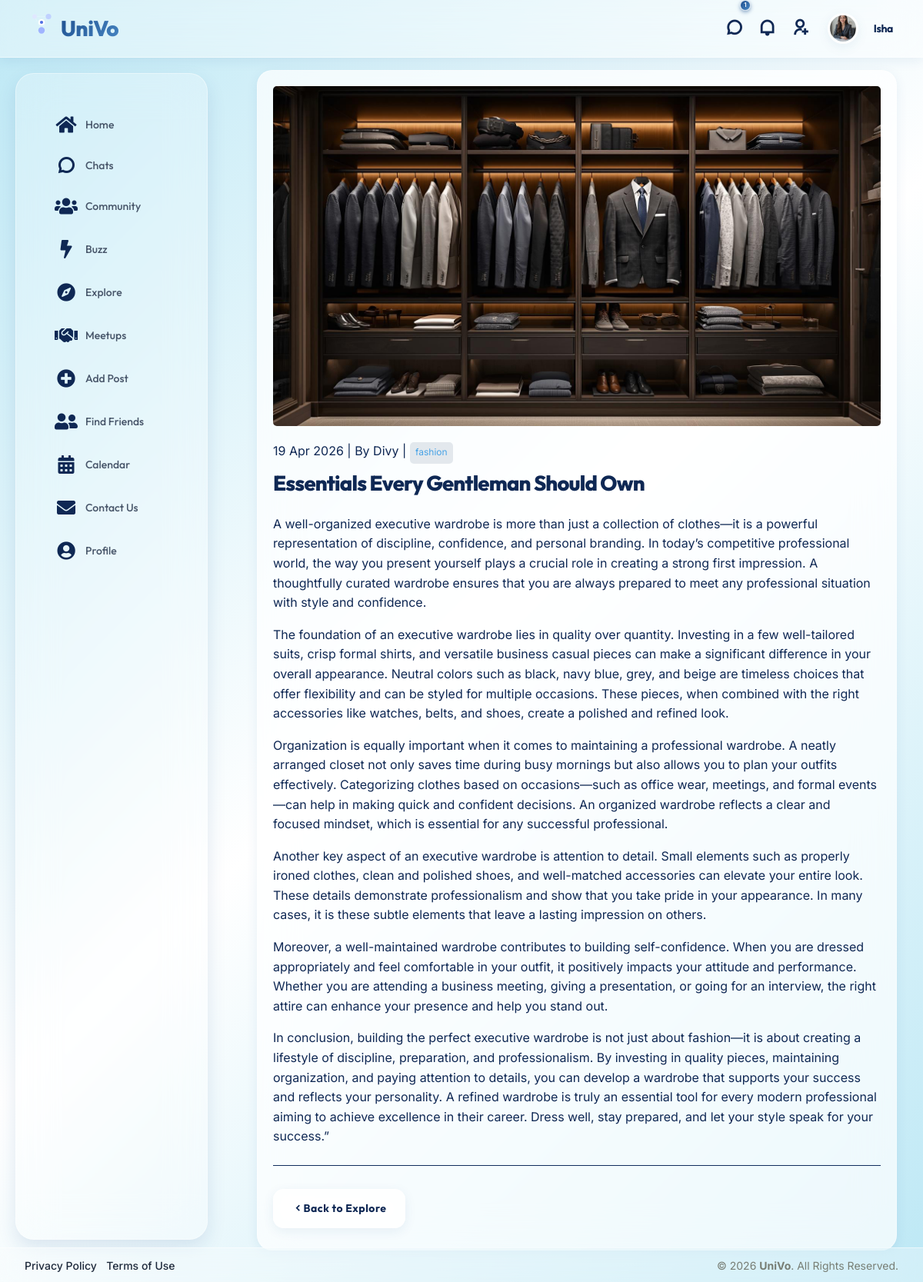
Screenshot of /blog/15/ (signed in) with the database file from the repository.
### user/models.py (models this page shows, shortened)
class user(models.Model):
    userid=models.AutoField(primary_key=True)
    username=models.CharField(max_length=50)
    email=models.CharField(max_length=50)
    password=models.CharField(max_length=50)
    profile=models.ImageField(upload_to="assets/images/user/")
    bio=models.TextField(max_length=1000)
    gender=models.CharField(max_length=10)
    dob=models.DateField(validators=[no_future_date])
    cityid=models.ForeignKey(city,on_delete=models.CASCADE)
    registrationdt=models.DateTimeField(auto_now=True)
    last_checked_chats=models.DateTimeField(null=True, blank=True)
    last_checked_activity=models.DateTimeField(null=True, blank=True)
    last_checked_invites=models.DateTimeField(null=True, blank=True)
    last_seen=models.DateTimeField(null=True, blank=True)
    google_id=models.CharField(max_length=255, null=True, blank=True)  # Google OAuth user ID
    phone=models.CharField(max_length=15, null=True, blank=True)

class blog(models.Model):
    blogid = models.AutoField(primary_key=True)
    title = models.CharField(max_length=200)
    description = models.TextField(max_length=10000)
    image = models.ImageField(upload_to="blogs/")
    author = models.ForeignKey(user, on_delete=models.CASCADE)
    categoryid = models.ForeignKey(category, on_delete=models.SET_NULL, null=True, blank=True)
    createddt = models.DateTimeField(auto_now_add=True)

class category(models.Model):
    categoryid=models.AutoField(primary_key=True)
    categoryname=models.CharField(max_length=50)

### user/views.py (the view)
# urls.py: path('blog/<int:blog_id>/', views.blog_detail, name='blog_detail'),
def blog_detail(request, blog_id):
    blog_obj = get_object_or_404(blog, pk=blog_id)
    return render(request, 'blog_detail.html', {'blog': blog_obj})

### user/templates/blog_detail.html (shortened to what this page needs)
{% extends 'base.html' %}
{% load static %}
{% block content %}
<div class="row">
    <div class="col-lg-12">
        <div class="card card-block card-stretch card-height blog blog-detail">
            <div class="card-body">
                <div class="image-block mb-3">
                    {% if blog.image %}
                    <img src="{{ blog.image.url }}" class="img-fluid rounded w-100 bg-light" alt="blog-img" style="max-height: 500px; object-fit: contain;">
                    {% endif %}
                </div>
                <div class="blog-description">
                    <div class="date mb-1 text-primary">
                        {{ blog.createddt|date:"d M Y" }} | By {{ blog.author.username }} |
                        <span class="badge bg-soft-primary">{{ blog.categoryid.categoryname }}</span>
                    </div>
                    <h3 class="mb-3 text-primary">{{ blog.title }}</h3>
                    <div class="blog-content">
                        {{ blog.description|linebreaks }}
                    </div>
                </div>
                <hr>
                <div class="mt-4 d-flex gap-2">
                    <a href="{% url 'blog_list' %}" class="btn btn-secondary"><i class="ri-arrow-left-s-line"></i> Back to Explore</a>
                </div>
            </div>
        </div>
    </div>
</div>
{% endblock %}

### user/templates/base.html (shortened to what this page needs)
{% load static %}
<!doctype html>
<html lang="en">
  <head>
    <link rel="stylesheet" href="{% static 'assets/css/libs.min.css' %}" />
    <link rel="stylesheet" href="{% static 'assets/css/socialv1fc6.css' %}" />
    <link rel="stylesheet" href="{% static 'assets/css/custom_theme.css' %}?v=2.0" />
    <link
      rel="stylesheet"
      href="https://cdnjs.cloudflare.com/ajax/libs/font-awesome/5.15.4/css/all.min.css"
    />
    <link
      rel="stylesheet"
      href="https://cdn.jsdelivr.net/npm/remixicon@2.5.0/fonts/remixicon.css"
    />
    <link
      rel="stylesheet"
      href="https://cdn.jsdelivr.net/npm/vanillajs-datepicker@1.3.4/dist/css/datepicker.min.css"
    />
    <link
      rel="stylesheet"
      href="https://maxst.icons8.com/vue-static/landen/line-awesome/line-awesome/1.3.0/css/line-awesome.min.css"
    />
  </head>
  <body class="{% if user_settings and user_settings.dark_mode %}dark-mode{% endif %}">
    <div class="wrapper">
      <div class="iq-top-navbar">
        <div class="iq-navbar-custom">
          <nav class="navbar navbar-expand-lg navbar-light p-0">
            <div class="iq-navbar-logo d-flex justify-content-between">
              <a href="{% url 'home' %}">
                <img
                  src="{% static 'assets/images/animated_logo.svg' %}"
                  class="img-fluid rotating-logo"
                  alt="UniVo Logo"
                  style="max-height: 30px"
                />
                <span>UniVo</span>
              </a>
            </div>
            <div class="collapse navbar-collapse" id="navbarSupportedContent">
              <ul class="navbar-nav ms-auto navbar-list align-items-center">
                {% if current_user %}
                <li class="nav-item">
                  <a
                    href="{% url 'chats' %}"
                    class="d-flex align-items-center px-2 position-relative"
                    title="Community Chats"
                  >
                    <i class="ri-chat-3-line fs-5 text-white"></i>
                    {% if unread_chat_count > 0 %}
                    <span
                      class="position-absolute bg-danger border border-light rounded-circle d-flex align-items-center justify-content-center text-white"
                      style="
                        width: 14px;
                        height: 14px;
                        top: 0px;
                        right: 0px;
                        font-size: 8px;
                      "
                    >
                      {{ unread_chat_count }}
                    </span>
                    {% endif %}
                  </a>
                </li>
                <li class="nav-item">
                  <a
                    href="{% url 'activity' %}"
                    class="d-flex align-items-center px-2 position-relative"
                    title="Notifications"
                  >
                    <i class="ri-notification-line fs-5 text-white"></i>
                  </a>
                </li>
                <li class="nav-item">
                  <a
                    href="{% url 'invitations_list' %}"
                    class="d-flex align-items-center px-2 position-relative"
                    title="Friend Requests"
                  >
                    <i class="ri-user-add-line fs-5 text-white"></i>
                  </a>
                </li>
                <li class="nav-item dropdown">
                  <a
                    href="#"
                    class="d-flex align-items-center dropdown-toggle"
                    id="drop-down-arrow"
                    data-bs-toggle="dropdown"
                    aria-haspopup="true"
                    aria-expanded="false"
                  >
                    {% if current_user.profile %}
                    <img
                      src="{{ current_user.profile.url }}"
                      class="img-fluid rounded-circle me-3"
                      alt="user"
                      style="width: 40px; height: 40px; object-fit: cover"
                    />
                    {% else %}
                    <img
                      src="{% static 'assets/images/user/1.jpg' %}"
                      class="img-fluid rounded-circle me-3"
                      alt="user"
                    />
                    {% endif %}
                    <div class="caption">
                      <h6 class="mb-0 line-height">
                        {{ current_user.username|default:"User" }}
                      </h6>
                    </div>
                  </a>
                </li>
                {% else %}
                <li class="nav-item pe-3 d-flex align-items-center">
                  <a href="{% url 'signup' %}" class="d-flex align-items-center text-dark text-decoration-none" style="height: 40px; font-weight: 500;">
                    <i class="ri-login-box-line me-2 fs-5"></i> Login
                  </a>
                </li>
                {% endif %}
              </ul>
            </div>
          </nav>
        </div>
      </div>
      <div class="iq-sidebar sidebar-default">
        <div id="sidebar-scrollbar">
          <nav class="iq-sidebar-menu">
            <ul id="iq-sidebar-toggle" class="iq-menu">
              {% block sidebar %}
              <li class="">
                <a href="{% url 'home' %}" class="sidebar-link">
                  <i class="fas fa-home me-2"></i><span>Home</span>
                </a>
              </li>
              <li class="">
                <a href="{% url 'chats' %}" class="sidebar-link">
                  <i class="ri-chat-3-line me-2"></i><span>Chats</span>
                </a>
              </li>
              <li class="">
                <a href="{% url 'group' %}" class="sidebar-link">
                  <i class="fas fa-users me-2"></i><span>Community</span>
                </a>
              </li>
              <li class="">
                <a href="{% url 'buzz' %}" class="sidebar-link">
                  <i class="fas fa-bolt me-2"></i><span>Buzz</span>
                </a>
              </li>
              <li class="">
                <a href="{% url 'blog_list' %}" class="sidebar-link">
                  <i class="fas fa-compass me-2"></i><span>Explore</span>
                </a>
              </li>
              <li class="">
                <a href="{% url 'meetup_list' %}" class="sidebar-link">
                  <i class="fas fa-handshake me-2"></i><span>Meetups</span>
                </a>
              </li>
              <li class="">
                <a href="{% url 'unified_add_post' %}" class="sidebar-link">
                  <i class="fas fa-plus-circle me-2"></i><span>Add Post</span>
                </a>
              </li>
              <li class="">
                <a href="{% url 'users_list' %}" class="sidebar-link">
                  <i class="fas fa-user-friends me-2"></i><span>Find Friends</span>
                </a>
              </li>
              <li class="">
                <a href="{% url 'calendar' %}" class="sidebar-link">
                  <i class="fas fa-calendar-alt me-2"></i><span>Calendar</span>
                </a>
              </li>
              <li class="">
                <a href="{% url 'contact_us' %}" class="sidebar-link">
                  <i class="fas fa-envelope me-2"></i><span>Contact Us</span>
                </a>
              </li>
              <li class="">
                <a href="{% url 'my_profile' %}" class="sidebar-link">
                  <i class="fas fa-user-circle me-2"></i><span>Profile</span>
                </a>
              </li>
              {% endblock sidebar %}
            </ul>
          </nav>
          <div class="p-5"></div>
        </div>
      </div>
      <div id="content-page" class="content-page {% block content_class %}{% endblock %}">
        <div class="container-fluid">
          {% block content %} {% endblock %}
        </div>
      </div>
      <footer class="iq-footer bg-transparent border-top py-0" style="line-height: normal;">
        <div class="container-fluid">
          <div class="row align-items-center">
            <div class="col-md-6 text-center text-md-start mb-2 mb-md-0">
              <ul class="list-inline mb-0">
                <li class="list-inline-item">
                  <a href="#" class="text-secondary small text-decoration-none">Privacy Policy</a>
                </li>
                <li class="list-inline-item">
                  <a href="#" class="text-secondary small text-decoration-none">Terms of Use</a>
                </li>
              </ul>
            </div>
            <div class="col-md-6 text-center text-md-end text-secondary small">
              &copy; 2026 <strong>UniVo</strong>. All Rights Reserved.
            </div>
          </div>
        </div>
      </footer>
    </div>
    <div class="toast-container position-fixed bottom-0 end-0 p-3" style="z-index: 5000;">
    </div>
    </body>
</html>

### rows the page displays
user: profile (picture), username "Isha"
blog: image (picture), createddt "19 Apr 2026", author.username "Divy", categoryid.categoryname "fashion", title "Essentials Every Gentleman Should Own", description "A well-organized executive wardrobe is more than just a collection of clothes—it is a powerful representation of discipline, confidence, and personal branding. In today’s competitive professional world, the way you present yourself plays a crucial role in creating a strong first impression. A thoughtfully curated wardrobe ensures that you are always prepared to meet any professional situation with style and confidence. The foundation of an executive wardrobe lies in quality over quantity. Investing in a few well-tailored suits, crisp formal shirts, and versatile business casual pieces can make a significant difference in your overall appearance. Neutral colors such as black, navy blue,…"

### other values shown
{{ unread_chat_count }} "1"
